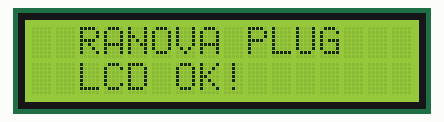
Recording of a sketch running on a simulated ESP32. Shown: 16×2 character LCD. What the sketch prints to the serial monitor is not drawn.

Above: at 1.2 s.
At 3.7 s:
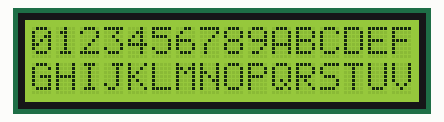
At 6.2 s:
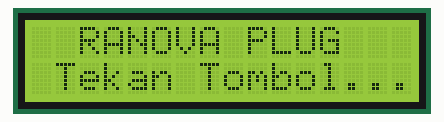

Measured:
- what the display in image 0 shows lasts 2.6 s, from 1.1 s to 3.7 s

The sketch:

test_1a_lcd.ino
```cpp
/*
 * ============================================================
 * RANOVA Smart Plug - TES 1A: LCD 16x2 I2C
 * ============================================================
 * Tujuan  : Memastikan LCD terhubung dan menampilkan teks dengan benar
 * Komponen: ESP32 DevKit V1 + Modul LCD 16x2 I2C (PCF8574)
 *
 * Wiring:
 *   LCD VCC  --> ESP32 VIN (atau 5V dari PSU)
 *   LCD GND  --> ESP32 GND
 *   LCD SDA  --> ESP32 GPIO 21
 *   LCD SCL  --> ESP32 GPIO 22
 *
 * Library yang dibutuhkan (install di Arduino IDE):
 *   - LiquidCrystal I2C by Frank de Brabander
 * ============================================================
 */

#include <Wire.h>
#include <LiquidCrystal_I2C.h>

// ============================================================
// Jika LCD tidak muncul teks, coba ganti 0x27 dengan 0x3F
// Gunakan fitur I2C Scanner di bawah untuk menemukan alamatnya
// ============================================================
#define LCD_ADDRESS 0x27
#define LCD_COLS    16
#define LCD_ROWS    2

LiquidCrystal_I2C lcd(LCD_ADDRESS, LCD_COLS, LCD_ROWS);

// ============================================================
// I2C Scanner: scan semua alamat I2C yang terhubung
// Berguna jika LCD tidak muncul (untuk cek alamat yang benar)
// ============================================================
void scanI2C() {
  Serial.println("=== I2C Scanner ===");
  int deviceCount = 0;

  for (byte addr = 1; addr < 127; addr++) {
    Wire.beginTransmission(addr);
    byte error = Wire.endTransmission();

    if (error == 0) {
      Serial.print("Perangkat I2C ditemukan di alamat: 0x");
      if (addr < 16) Serial.print("0");
      Serial.println(addr, HEX);
      deviceCount++;
    }
  }

  if (deviceCount == 0) {
    Serial.println("Tidak ada perangkat I2C ditemukan!");
    Serial.println(">> Periksa kabel SDA (GPIO21) dan SCL (GPIO22)");
  } else {
    Serial.print("Total perangkat ditemukan: ");
    Serial.println(deviceCount);
  }
  Serial.println("===================\n");
}

void setup() {
  Serial.begin(115200);
  delay(1000);

  Serial.println("\n=============================");
  Serial.println("  RANOVA - TES 1A: LCD I2C");
  Serial.println("=============================");

  // Init I2C bus
  Wire.begin(21, 22); // SDA=GPIO21, SCL=GPIO22

  // Scan dulu untuk debug
  scanI2C();

  // Init LCD
  Serial.println("Menginisialisasi LCD...");
  lcd.init();
  lcd.backlight(); // Nyalakan lampu belakang

  // --- Tampilan Tes 1: Pesan Selamat Datang ---
  lcd.setCursor(0, 0);
  lcd.print("  RANOVA PLUG   ");
  lcd.setCursor(0, 1);
  lcd.print("  LCD OK!       ");

  Serial.println("LCD berhasil diinisialisasi!");
  Serial.println(">> Pastikan teks tampil di LCD sekarang.");
  Serial.println(">> Jika layar gelap/kosong, putar trimpot biru di modul I2C.");
  Serial.println();

  delay(2500);

  // --- Tampilan Tes 2: Uji Semua Posisi Karakter ---
  lcd.clear();
  lcd.setCursor(0, 0);
  lcd.print("0123456789ABCDEF"); // 16 karakter baris 1
  lcd.setCursor(0, 1);
  lcd.print("GHIJKLMNOPQRSTUV"); // 16 karakter baris 2

  Serial.println("Tampilan tes karakter:");
  Serial.println("Baris 1: [0123456789ABCDEF]");
  Serial.println("Baris 2: [GHIJKLMNOPQRSTUV]");
  Serial.println(">> Pastikan semua 32 karakter tampil jelas dan tidak ada yang hilang.");
  Serial.println();

  delay(2500);

  // --- Tampilan Tes 3: Tampilan Standby Final ---
  lcd.clear();
  lcd.setCursor(0, 0);
  lcd.print("  RANOVA PLUG   ");
  lcd.setCursor(0, 1);
  lcd.print(" Tekan Tombol...");

  Serial.println("Tampilan final standby aktif.");
  Serial.println(">> TES 1A SELESAI! LCD berfungsi dengan baik.");
  Serial.println(">> Lanjut ke Tes 1B (Tombol + LED Ring Slot 1).");
}

void loop() {
  // Loop kosong - LCD menampilkan teks standby secara permanen
  // Tidak ada yang dijalankan di sini
}
```
